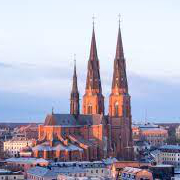
%> input picture lab1/domkyrka.jpg, 180 x 180 px
$ octave A_myscript_ny.m   (GNU Octave 9; MATLAB toolbox functions it lacks are replaced by stand-ins)
%> lines starting %> are read from the running program, lines starting %| are printed output that depends on the picture
clear all;
close all;
close force all
kyrka = imread('domkyrka.jpg'); % Read the image and save it as kyrka
%> kyrka is the input picture: size 180x180x3 uint8; mean R, G, B 177.8, 175.6, 192.8
% image(kyrka)
% figure
kyrka_grey = rgb2gray(kyrka);   % Convert the image to 128 x 128 pixel size,
                                % without changing the aspect ratio of the
                                % image.
% image(kyrka_grey)
% figure

kyrka_crop = imresize(kyrka_grey, [128 128]); % Rezise the image
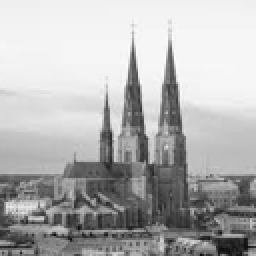
%> kyrka_crop: size 128x128 uint8 (shown 2 times larger); min 12, max 254, mean 178.2
kyrka_ny = single(kyrka_crop);                % Change datatype to single
image(kyrka_crop)
title('start')
figure

ny = zeros(128,128);   % Create a empty Matrix

newcol = zeros(128,1); % Create empty columns
newrow = zeros(1,132); % Create empty rows

% Create a Matrix that have double zero rows and columns in the start & end
kyrkan = [newcol newcol kyrka_ny(:,1:128) newcol newcol];
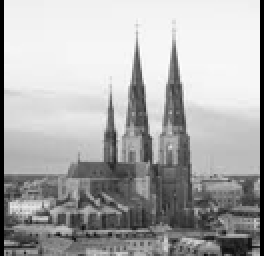
%> kyrkan: size 128x132 single (shown 2 times larger); min 0, max 254, mean 172.8
kyrkan_col_rad = [newrow; newrow; kyrkan(:,1:132); newrow; newrow];
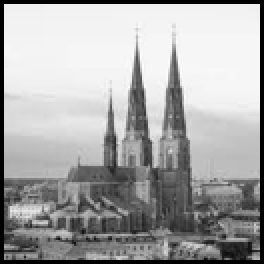
%> kyrkan_col_rad: size 132x132 single (shown 2 times larger); min 0, max 254, mean 167.6
image(kyrkan_col_rad)
title('la på en ram')
figure

%%%%%%%%%%%%%%%%%%%__TEST__%%%%%%%%%%%%%%%%%%
window_size = 5;
filter_type=fspecial('average', window_size);
filtered_image = imfilter(kyrka_crop,filter_type, 'replicate'); %%%  I = image
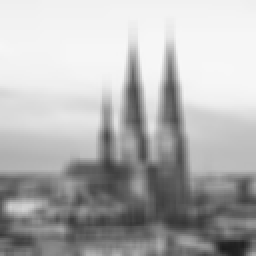
%> filtered_image: size 128x128 uint8 (shown 2 times larger); min 29, max 247, mean 178.2
image(filtered_image)
title('imfilter, fusk')
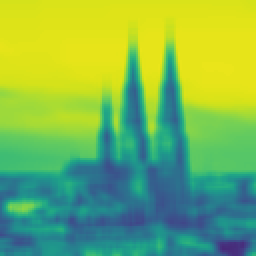
%> displayed picture: size 128x128x3, on the screen's scale of 0 to 255 (shown 2 times larger); mean R, G, B 123.1, 181.1, 85.9
figure
%%%%%%%%%%%%%%%%%%%%%%%%%%%%%%%%%%%%%%%%%%%%%

for i = 3:130               % Loop 2 steps in, starting at 3.
    for j = 3:130           % Loop 2 steps in, starting at 3.
        sum = 0;
        count = 0;
        for f = -2:2        % Getting 5x5 kernal
            for q = -2:2
                if kyrkan_col_rad(i+f, j+q) == 0
                   sum = sum + 0;
                else
                    sum = (sum + int32(kyrkan_col_rad(i+f, j+q))); % adding values
                    count = count + 1; % keeping track of amount values being added
                end
            end
        end
        ny(i-2,j-2) = (sum/count); % appending new average values to new matrix
    end
end

image(ny)                   % Looking at new image
title('egengjord')
figure
sista = ny - kyrka_ny;      % Subtract the original image from your new filtered image.
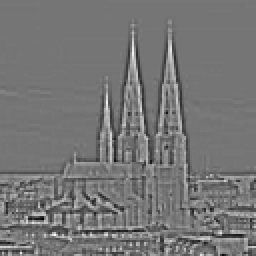
%> sista: size 128x128 single (shown 2 times larger); min -92, max 107, mean 0; drawn with min black and max white
image(sista)
title('ny minus orginal')
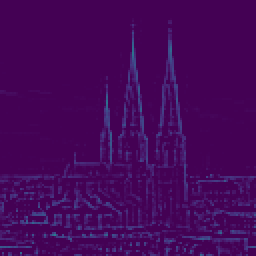
%> displayed picture: size 128x128x3, on the screen's scale of 0 to 255 (shown 2 times larger); mean R, G, B 68.5, 7, 89.4
figure

subplot(3,1,1);
image(kyrka_ny)

subplot(3,1,2);
image(ny)

subplot(3,1,3);
image(sista)
